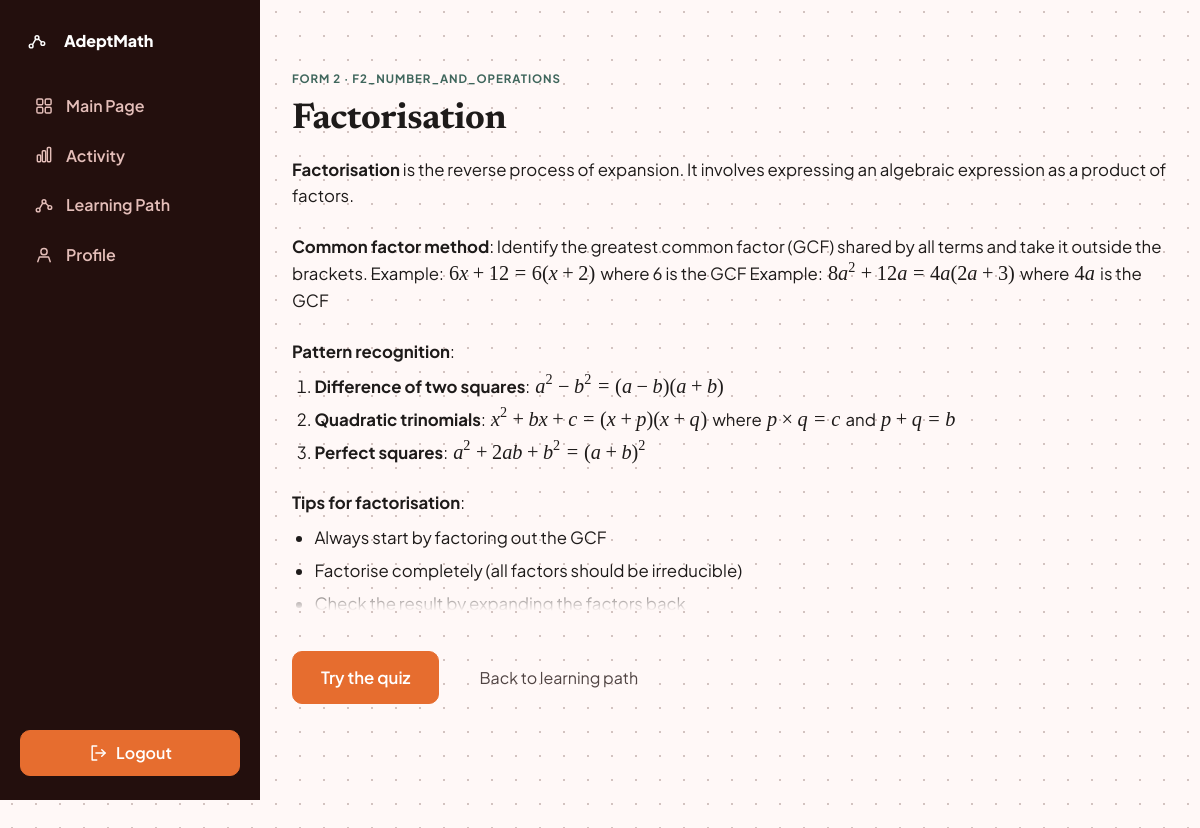
The app's page /skill/factorisation/notes/ (signed in) with its own data.
### curriculum/models.py (models this page shows, shortened)
class MicroSkill(models.Model):
    macro_domain = models.ForeignKey(
        MacroDomain, on_delete=models.CASCADE, related_name="micro_skills"
    )
    title = models.CharField(max_length=150)
    slug = models.SlugField(max_length=170, unique=True, blank=True)
    form_level = models.IntegerField(choices=FormLevel.choices, default=FormLevel.FORM_1)
    short_description = models.CharField(
        max_length=255,
        help_text="One plain-language sentence shown on cards.",
        blank=True,
    )
    prerequisites = models.ManyToManyField(
        "self", symmetrical=False, blank=True, related_name="unlocks"
    )
    order = models.PositiveIntegerField(
        default=0, help_text="Position within the learning path."
    )
    is_active = models.BooleanField(default=True)
    bkt_p_init = models.FloatField(
        default=0.4377, help_text="P(skill already known before any practice)."
    )
    bkt_p_transit = models.FloatField(
        default=0.1150, help_text="P(learning the skill on one opportunity)."
    )
    bkt_p_slip = models.FloatField(
        default=0.2273, help_text="P(answering wrong despite knowing the skill)."
    )
    bkt_p_guess = models.FloatField(
        default=0.3588, help_text="P(answering right without knowing the skill)."
    )
    bkt_fitted_at = models.DateTimeField(
        null=True, blank=True,
        help_text="When these parameters were last re-estimated from this "
                  "deployment's own attempts. Empty means they are the pooled "
                  "training fit, which is the normal case.",
    )
    bkt_fit_attempts = models.PositiveIntegerField(
        default=0,
        help_text="How many attempts the current parameters were estimated from.",
    )
    class Meta:
        ordering = ["form_level", "order", "title"]

class MacroDomain(models.Model):
    name = models.CharField(max_length=120, unique=True)
    slug = models.SlugField(max_length=140, unique=True, blank=True)
    description = models.CharField(max_length=255, blank=True)
    order = models.PositiveIntegerField(default=0)
    prerequisites = models.ManyToManyField(
        "self", symmetrical=False, blank=True, related_name="unlocks"
    )
    class Meta:
        ordering = ["order", "name"]

class SkillNote(models.Model):
    micro_skill = models.OneToOneField(
        MicroSkill, on_delete=models.CASCADE, related_name="note"
    )
    learning_objective = models.CharField(max_length=255)
    explanation = models.TextField(
        help_text="Short conceptual explanation in plain English."
    )
    key_idea = models.TextField(
        blank=True, help_text="Shown in the soft-indigo 'Key idea' callout box."
    )

### learning/views.py (the view)
# urls.py: path("skill/<slug:slug>/notes/", views.learn_notes, name="learn_notes"),
@login_required
def learn_notes(request, slug):
    if request.user.is_teacher:
        return redirect("classes:teacher_dashboard")
    student = request.user
    skill = get_object_or_404(MicroSkill, slug=slug, is_active=True)
    mastery = services.get_mastery(student, skill)
    if not mastery.notes_viewed:
        mastery.notes_viewed = True
        mastery.save(update_fields=["notes_viewed"])
    context = {
        "skill": skill,
        "note": getattr(skill, "note", None),
        "examples": skill.worked_examples.all(),
    }
    return render(request, "student/learn_notes.html", context)

### accounts/context_processors.py (called while the page is built)
def role_flags(request):
    user = getattr(request, "user", None)
    if user is not None and user.is_authenticated:
        return {"is_teacher": user.is_teacher, "is_student": user.is_student}
    return {"is_teacher": False, "is_student": False}

### accounts/models.py (called while the page is built)
    @property
    def is_student(self):
        return self.role == self.Role.STUDENT

    @property
    def is_teacher(self):
        return self.role == self.Role.TEACHER

### curriculum/models.py (called while the page is built)
    @property
    def step_list(self):
        return [s for s in self.solution_steps.splitlines() if s.strip()]

### curriculum/templatetags/notes_markup.py (called while the page is built)
def _inline(text):
    escaped = conditional_escape(text)
    return _BOLD.sub(r"<strong>\1</strong>", escaped)

### learning/templatetags/asset_tags.py (called while the page is built)
@register.simple_tag
def static_v(path):
    url = staticfiles_storage.url(path)
    found = finders.find(path)
    if not found:
        return url
    try:
        stamp = int(Path(found).stat().st_mtime)
    except OSError:
        return url
    return f"{url}{'&' if '?' in url else '?'}v={stamp}"

### ml_engine/bkt.py (called while the page is built)
def params_for(skill) -> BKTParams:
    if skill is None:
        return INITIAL_PARAMS
    return BKTParams(
        p_init=skill.bkt_p_init,
        p_transit=skill.bkt_p_transit,
        p_slip=skill.bkt_p_slip,
        p_guess=skill.bkt_p_guess,
    )

### ml_engine/services.py (called while the page is built)
def get_mastery(student, skill):
    from learning.models import SkillMastery
    mastery, _ = SkillMastery.objects.get_or_create(
        student=student,
        micro_skill=skill,
        defaults={"bkt_mastery": bkt.params_for(skill).p_init},
    )
    return mastery

### templates/student/learn_notes.html (shortened to what this page needs)
{% extends "base.html" %}
{% load static asset_tags notes_markup %}
{% block body_class %}is-home is-notes{% endblock %}
{% block content %}
<div class="container-mp page">
  <div class="notes-header">
    <span class="eyebrow">{{ skill.get_form_level_display }} · {{ skill.macro_domain.name }}</span>
    <h1 class="mt-2">{{ skill.title }}</h1>
  </div>
  <div class="notes-scroll">
    <div class="reading notes-reading">
      {% if note %}
        <div class="notes-copy">{{ note.explanation|notes_markup }}</div>
      {% else %}
        <p class="text-muted-2">Notes for this skill are coming soon.</p>
      {% endif %}
    </div>
  </div>
  <div class="notes-footer d-flex flex-wrap gap-4 align-items-center">
    <a href="{% url 'learning:practice_start' skill.slug %}" class="btn btn-primary btn-lg">Try the quiz</a>
    <a href="{% url 'learning:learning_path' %}" class="text-muted-2 small notes-back-link">Back to learning path</a>
  </div>
</div>
{% endblock %}
{% block scripts %}
<link rel="stylesheet" href="{% static 'vendor/katex/katex.min.css' %}">
{% endblock %}

### records on screen
MicroSkill: form_level "FORM 2", macro_domain.name "F2_NUMBER_AND_OPERATIONS", title "Factorisation"
SkillNote: explanation|notes_markup "Factorisation is the reverse process of expansion. It involves expressing an algebraic expression as a product of factors. Common factor method : Identify the greatest common factor (GCF) shared by all terms and take it outside the brackets. Example: Pattern recognition : Difference of two squares : Quadratic trinomials : Perfect squares : Tips for factorisation : Always start by factoring out the GCF Factorise completely (all factors should be irreducible) Check the result by expanding the factors back"
